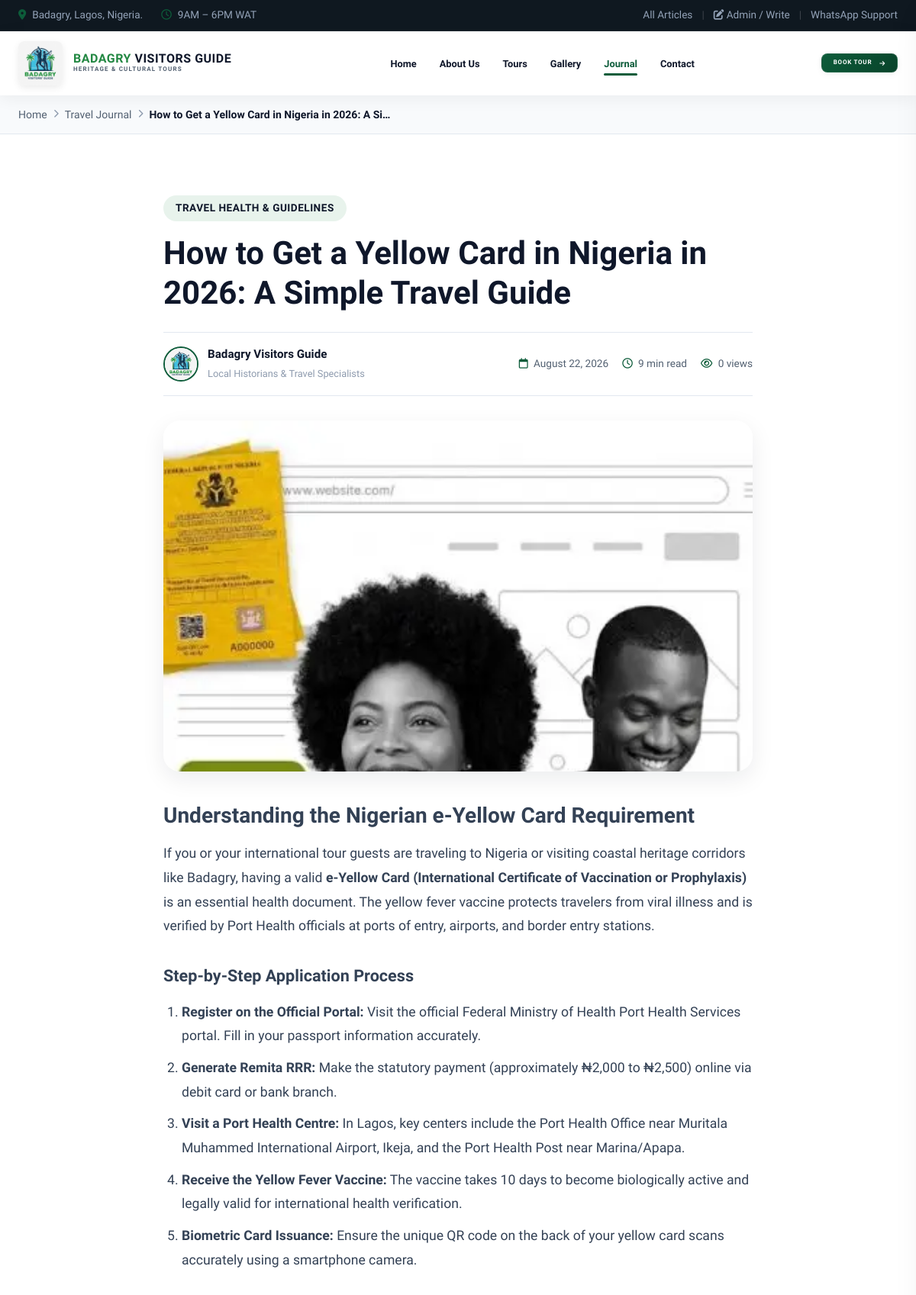
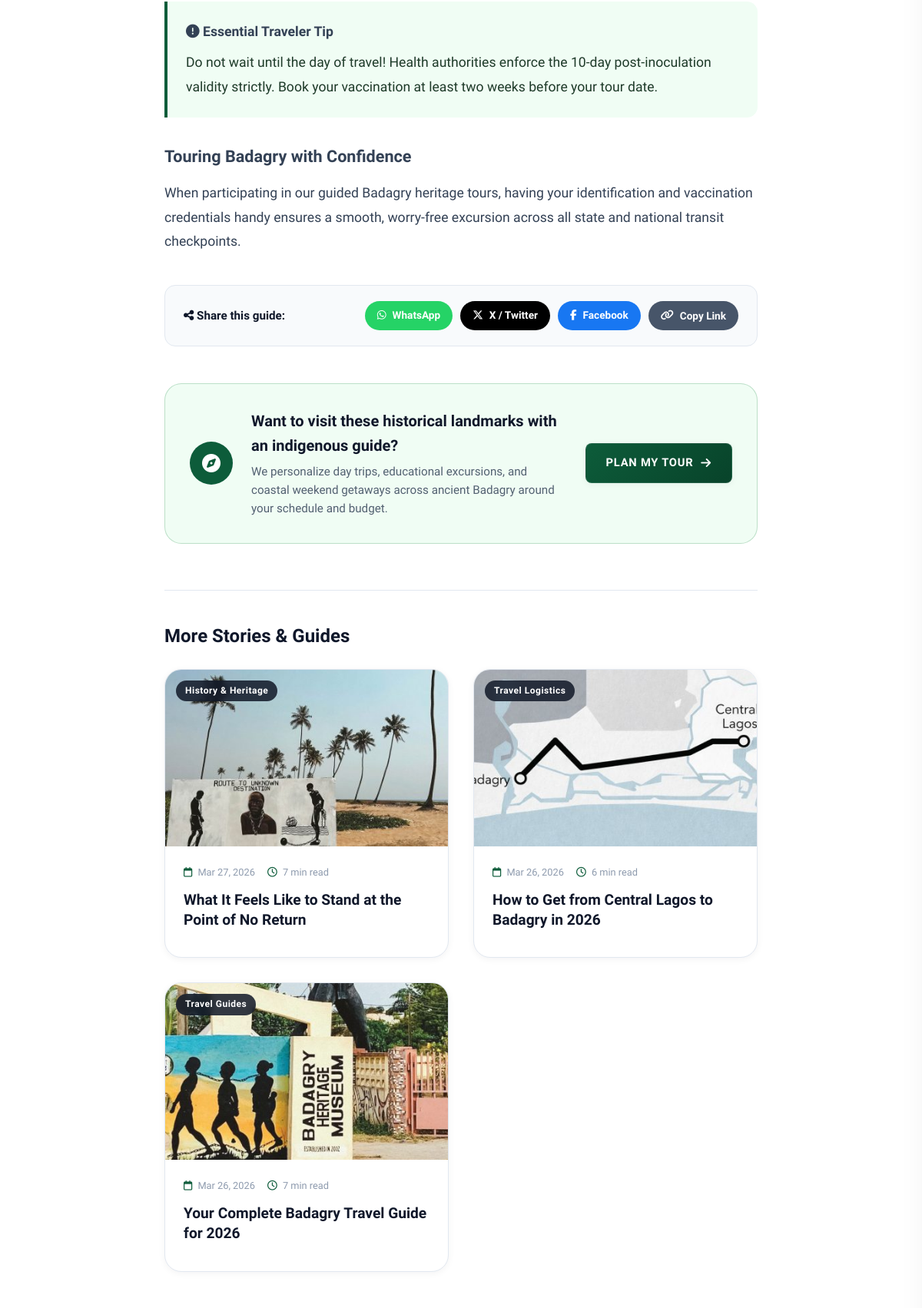
Page /blog/how-to-get-yellow-card-in-nigeria-2026 (upper part) on the committed database (2 pictures, top to bottom).
### tables this page shows
CREATE TABLE posts (
            id INTEGER PRIMARY KEY AUTOINCREMENT,
            title TEXT NOT NULL,
            slug TEXT UNIQUE NOT NULL,
            excerpt TEXT,
            content TEXT NOT NULL,
            featured_image TEXT,
            author TEXT DEFAULT 'Badagry Visitors Guide',
            category TEXT DEFAULT 'Travel Guide',
            read_time TEXT DEFAULT '5 min read',
            views INTEGER DEFAULT 0,
            published_at DATETIME DEFAULT CURRENT_TIMESTAMP,
            status TEXT DEFAULT 'published'
        );

### post.php (the view, shortened to what this page needs)
<?php
$db = getDB();
$slug = trim($_GET['slug'] ?? '');
$id = (int)($_GET['id'] ?? 0);
$post = null;
if ($slug !== '') {
    $stmt = $db->prepare("SELECT * FROM posts WHERE slug = :slug AND status = 'published' LIMIT 1");
    $stmt->execute([':slug' => $slug]);
    $post = $stmt->fetch();
} elseif ($id > 0) {
    $stmt = $db->prepare("SELECT * FROM posts WHERE id = :id AND status = 'published' LIMIT 1");
    $stmt->execute([':id' => $id]);
    $post = $stmt->fetch();
}
if ($post) {
    $db->prepare("UPDATE posts SET views = views + 1 WHERE id = :id")->execute([':id' => $post['id']]);
    $relStmt = $db->prepare("
        SELECT id, title, slug, excerpt, featured_image, category, read_time, published_at
        FROM posts
        WHERE id != :id AND status = 'published'
        ORDER BY (category = :cat) DESC, published_at DESC
        LIMIT 3
    ");
    $relStmt->execute([':id' => $post['id'], ':cat' => $post['category']]);
    $relatedPosts = $relStmt->fetchAll();
} else {
    http_response_code(404);
}
$cleanSlug = $post['slug'] ?? '';
$pageUrl = "https://badagryvisitorsguide.rav.com.ng/blog/" . urlencode($cleanSlug);
?>
<!DOCTYPE html>
<html lang="en">
<head>
  <link rel="stylesheet" href="https://cdnjs.cloudflare.com/ajax/libs/font-awesome/6.5.1/css/all.min.css" />
  <link rel="stylesheet" href="/style.css?v=3.00" />
</head>
<body>
  <header class="header-wrapper">
    <div class="top-bar">
      <div class="site-container top-bar-container">
        <div class="top-bar-left">
          <span class="info-item">
            <i class="fa-solid fa-location-dot"></i> Badagry, Lagos, Nigeria.
          </span>
          <span class="info-item">
            <i class="fa-regular fa-clock"></i> 9AM – 6PM WAT
          </span>
        </div>
        <div class="top-bar-right">
          <div class="top-links">
            <a href="/blog/">All Articles</a>
            <span class="divider">|</span>
            <a href="/admin"><i class="fa-solid fa-pen-to-square"></i> Admin / Write</a>
            <span class="divider">|</span>
            <a href="http://wa.me/+2347056989224?text=from+google+map+or+site" target="_blank" rel="noopener">WhatsApp Support</a>
          </div>
        </div>
      </div>
    </div>
    <nav class="main-navbar" id="mainNavbar">
      <div class="site-container nav-container">
        <a href="/" class="brand-logo">
          <img src="/assets/logo.jpg" alt="Badagry Visitors Guide Logo" class="brand-logo-img" />
          <div class="brand-text">
            <span class="logo-main">BADAGRY <strong>VISITORS GUIDE</strong></span>
            <span class="logo-sub">Heritage &amp; Cultural Tours</span>
          </div>
        </a>
        <ul class="nav-menu">
          <li class="nav-item"><a href="/" class="nav-link">Home</a></li>
          <li class="nav-item"><a href="/#about" class="nav-link">About Us</a></li>
          <li class="nav-item"><a href="/#tours" class="nav-link">Tours</a></li>
          <li class="nav-item"><a href="/gallery/" class="nav-link">Gallery</a></li>
          <li class="nav-item"><a href="/blog/" class="nav-link active">Journal</a></li>
          <li class="nav-item"><a href="http://wa.me/+2347056989224?text=from+google+map+or+site" target="_blank"
              rel="noopener" class="nav-link">Contact</a></li>
        </ul>
        <div class="nav-actions">
          <a href="http://wa.me/+2347056989224?text=from+google+map+or+site" target="_blank" rel="noopener"
            class="btn btn-primary nav-book-btn">
            <span>Book Tour</span>
            <i class="fa-solid fa-arrow-right"></i>
          </a>
        </div>
      </div>
    </nav>
  </header>
  <?php if (!$post): ?>
    <section class="section-padding">
      <div class="site-container text-center">
        <div class="blog-empty-state">
          <i class="fa-solid fa-circle-question empty-icon"></i>
          <h2>Article Not Found</h2>
          <p>The travel article you are looking for does not exist or has been moved.</p>
          <a href="/blog/" class="btn btn-primary mt-3"><i class="fa-solid fa-arrow-left"></i> Return to Travel Journal</a>
        </div>
      </div>
    </section>
  <?php else: ?>
    <div class="blog-breadcrumb-bar">
      <div class="site-container">
        <nav class="breadcrumb-nav">
          <a href="/">Home</a>
          <span class="sep"><i class="fa-solid fa-chevron-right"></i></span>
          <a href="/blog/">Travel Journal</a>
          <span class="sep"><i class="fa-solid fa-chevron-right"></i></span>
          <span class="current"><?= htmlspecialchars($post['title']) ?></span>
        </nav>
      </div>
    </div>
    <article class="article-detail-section section-padding">
      <div class="site-container article-container">
        <header class="article-header">
          <div class="article-category-badge"><?= htmlspecialchars($post['category']) ?></div>
          <h1 class="article-title"><?= htmlspecialchars($post['title']) ?></h1>
          <div class="article-meta-row">
            <div class="article-author">
              <img src="/assets/logo.jpg" alt="<?= htmlspecialchars($post['author']) ?>" class="author-avatar" />
              <div>
                <span class="author-name"><?= htmlspecialchars($post['author']) ?></span>
                <span class="author-role">Local Historians &amp; Travel Specialists</span>
              </div>
            </div>
            <div class="article-dates">
              <span><i class="fa-regular fa-calendar"></i> <?= date('F d, Y', strtotime($post['published_at'])) ?></span>
              <span><i class="fa-regular fa-clock"></i> <?= htmlspecialchars($post['read_time']) ?></span>
              <span><i class="fa-regular fa-eye"></i> <?= number_format($post['views']) ?> views</span>
            </div>
          </div>
        </header>
        <?php if (!empty($post['featured_image'])): ?>
          <div class="article-hero-img-wrap">
            <?php if (preg_match('/\.(mp4|webm|ogg|mov|m4v)$/i', $post['featured_image'])): ?>
              <video src="/<?= ltrim(htmlspecialchars($post['featured_image']), '/') ?>" controls playsinline class="article-hero-img" style="width: 100%; max-height: 540px; object-fit: cover; background: #000; border-radius: var(--radius-lg);"></video>
            <?php else: ?>
              <img src="/<?= ltrim(htmlspecialchars($post['featured_image']), '/') ?>" alt="<?= htmlspecialchars($post['title']) ?>" class="article-hero-img" />
            <?php endif; ?>
          </div>
        <?php endif; ?>
        <div class="article-body">
          <?= $post['content'] ?>
        </div>
        <div class="article-share-box">
          <span class="share-label"><i class="fa-solid fa-share-nodes"></i> Share this guide:</span>
          <div class="share-buttons">
            <a href="https://api.whatsapp.com/send?text=<?= urlencode($post['title'] . ' ' . $pageUrl) ?>" target="_blank" rel="noopener"
              class="share-btn share-wa" aria-label="Share on WhatsApp">
              <i class="fa-brands fa-whatsapp"></i> WhatsApp
            </a>
            <a href="https://twitter.com/intent/tweet?text=<?= urlencode($post['title']) ?>&url=<?= urlencode($pageUrl) ?>" target="_blank" rel="noopener"
              class="share-btn share-tw" aria-label="Share on X Twitter">
              <i class="fa-brands fa-x-twitter"></i> X / Twitter
            </a>
            <a href="https://www.facebook.com/sharer/sharer.php?u=<?= urlencode($pageUrl) ?>" target="_blank" rel="noopener"
              class="share-btn share-fb" aria-label="Share on Facebook">
              <i class="fa-brands fa-facebook-f"></i> Facebook
            </a>
            <button onclick="navigator.clipboard.writeText('<?= $pageUrl ?>'); alert('Link copied to clipboard!');"
              class="share-btn share-copy" aria-label="Copy Link">
              <i class="fa-solid fa-link"></i> Copy Link
            </button>
          </div>
        </div>
        <div class="article-cta-box">
          <div class="cta-box-icon"><i class="fa-solid fa-compass"></i></div>
          <div class="cta-box-text">
            <h3>Want to visit these historical landmarks with an indigenous guide?</h3>
            <p>We personalize day trips, educational excursions, and coastal weekend getaways across ancient Badagry around your schedule and budget.</p>
          </div>
          <a href="http://wa.me/+2347056989224?text=<?= urlencode('Hello, I read the article "' . $post['title'] . '" and would like to plan a tour.') ?>"
            target="_blank" rel="noopener" class="btn btn-primary">
            Plan My Tour <i class="fa-solid fa-arrow-right"></i>
          </a>
        </div>
        <?php if (!empty($relatedPosts)): ?>
          <div class="article-related-section">
            <h3 class="related-title">More Stories &amp; Guides</h3>
            <div class="blog-grid related-grid">
              <?php foreach ($relatedPosts as $rel): ?>
                <article class="blog-card">
                  <div class="blog-card-img-wrap">
                    <a href="/blog/<?= urlencode($rel['slug']) ?>">
                      <img src="/<?= ltrim(htmlspecialchars($rel['featured_image'] ?: 'assets/images/Point-of-No-Return-420x347.jpg'), '/') ?>"
                        alt="<?= htmlspecialchars($rel['title']) ?>" loading="lazy" />
                    </a>
                    <span class="blog-card-badge"><?= htmlspecialchars($rel['category']) ?></span>
                  </div>
                  <div class="blog-card-body">
                    <div class="blog-card-meta">
                      <span><i class="fa-regular fa-calendar"></i> <?= date('M d, Y', strtotime($rel['published_at'])) ?></span>
                      <span><i class="fa-regular fa-clock"></i> <?= htmlspecialchars($rel['read_time']) ?></span>
                    </div>
                    <h4 class="blog-card-title">
                      <a href="/blog/<?= urlencode($rel['slug']) ?>"><?= htmlspecialchars($rel['title']) ?></a>
                    </h4>
                  </div>
                </article>
              <?php endforeach; ?>
            </div>
          </div>
        <?php endif; ?>
      </div>
    </article>
  <?php endif; ?>
</body>
</html>

### rows in the picture
posts: title "How to Get a Yellow Card in Nigeria in 2026: A Si…", category "TRAVEL HEALTH & GUIDELINES", title "How to Get a Yellow Card in Nigeria in 2026: A Simple Travel Guide", author "Badagry Visitors Guide", published_at "August 22, 2026", read_time "9 min read", views "0", featured_image (picture), content "Understanding the Nigerian e-Yellow Card Requirement If you or your international tour guests are traveling to Nigeria or visiting coastal heritage corridors like Badagry, having a valid e-Yellow Card (International Certificate of Vaccination or Prophylaxis) is an essential health document. The yellow fever vaccine protects travelers from viral illness and is verified by Port Health officials at ports of entry, airports, and border entry stations. Step-by-Step Application Process Register on the Official Portal: Visit the official Federal Ministry of Health Port Health Services portal. Fill in your passport information accurately. Generate Remita RRR: Make the statutory payment…"
posts: featured_image (picture), category "History & Heritage", published_at "Mar 27, 2026", read_time "7 min read", title "What It Feels Like to Stand at the Point of No Return"
posts: featured_image (picture), category "Travel Logistics", published_at "Mar 26, 2026", read_time "6 min read", title "How to Get from Central Lagos to Badagry in 2026"
posts: featured_image (picture), category "Travel Guides", published_at "Mar 26, 2026", read_time "7 min read", title "Your Complete Badagry Travel Guide for 2026"
